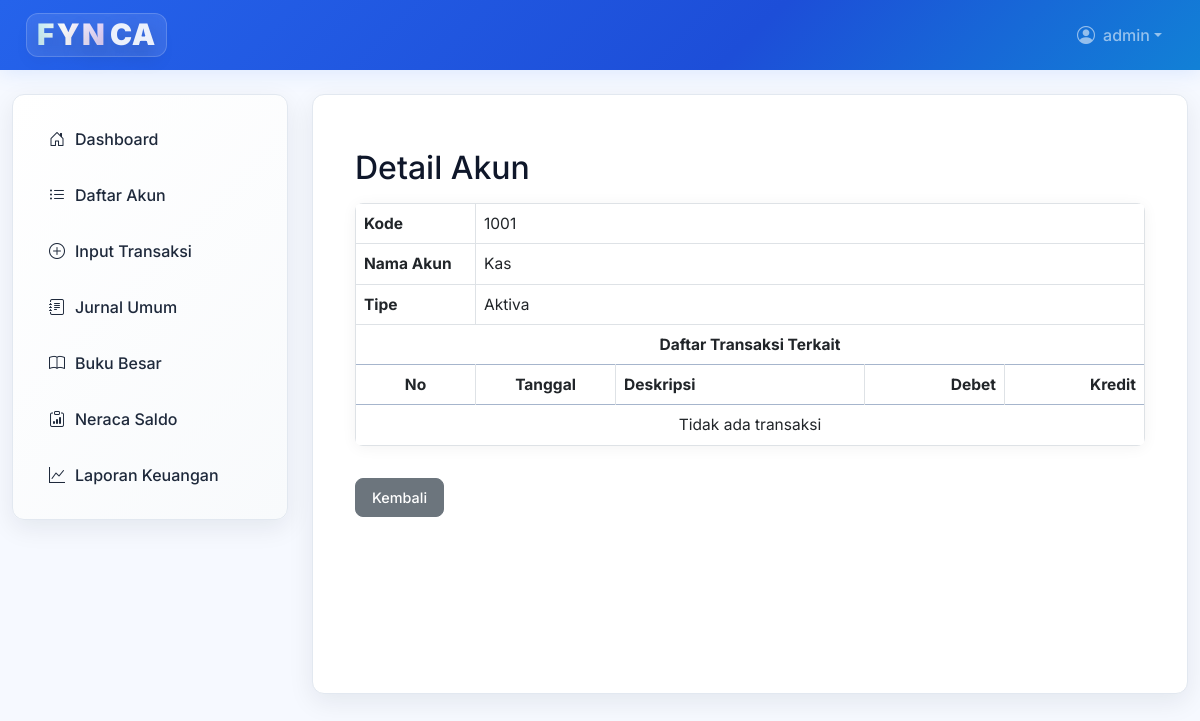
The app's page /akun/detail/1/ (signed in) with its own data.
### keuangan/models.py (models this page shows, shortened)
class Akun(models.Model):
    user = models.ForeignKey('auth.User', on_delete=models.CASCADE)
    nama = models.CharField(max_length=100)
    kode = models.CharField(max_length=10)
    tipe = models.CharField(max_length=20)  # Aktiva, Pasiva, Modal, dll
    class Meta:
        unique_together = ('user', 'kode')

### keuangan/views.py (the view)
# urls.py: path('akun/detail/<int:id>/', views.detail_akun, name='detail_akun'),
@login_required
def detail_akun(request, id):
    akun = get_object_or_404(Akun, id=id, user=request.user)
    jurnal_list = Jurnal.objects.filter(akun=akun).select_related('transaksi').order_by('-transaksi__tanggal')
    context = {
        'akun': akun,
        'jurnal_list': jurnal_list,
    }
    return render(request, 'detail_akun.html', context)

### keuangan/context_processors.py (called while the page is built)
def user_profile_context(request):
    if request.user.is_authenticated:
        try:
            user_profile = request.user.userprofile
        except UserProfile.DoesNotExist:
            user_profile = None
        return {'user_profile': user_profile}
    return {}

### templates/detail_akun.html (shortened to what this page needs)
{% extends 'base.html' %}
{% block content %}
<div class="container mt-4">
    <h2 class="mb-3">Detail Akun</h2>
    <table class="table table-bordered" style="max-width:900px;font-size:0.97rem;">
        <tr>
            <th class="text-start" style="width: 120px;">Kode</th>
            <td class="text-start" colspan="4">{{ akun.kode }}</td>
        </tr>
        <tr>
            <th class="text-start">Nama Akun</th>
            <td class="text-start" colspan="4">{{ akun.nama }}</td>
        </tr>
        <tr>
            <th class="text-start">Tipe</th>
            <td class="text-start" colspan="4">{{ akun.tipe }}</td>
        </tr>
        <tr class="table-primary">
            <th colspan="5" class="text-center">Daftar Transaksi Terkait</th>
        </tr>
        <tr class="table-primary">
            <th style="width:50px;" class="text-center">No</th>
            <th style="width:140px;" class="text-center">Tanggal</th>
            <th>Deskripsi</th>
            <th style="width:140px;" class="text-end">Debet</th>
            <th style="width:140px;" class="text-end">Kredit</th>
        </tr>
        {% for j in jurnal_list %}
        <tr>
            <td class="text-center">{{ forloop.counter }}</td>
            <td class="text-center">{{ j.transaksi.tanggal }}</td>
            <td>{{ j.transaksi.deskripsi }}</td>
            <td class="text-end">{{ j.debit|floatformat:0 }}</td>
            <td class="text-end">{{ j.kredit|floatformat:0 }}</td>
        </tr>
        {% empty %}
        <tr>
            <td colspan="5" class="text-center">Tidak ada transaksi</td>
        </tr>
        {% endfor %}
    </table>
    <a href="{% url 'daftar_akun' %}" class="btn btn-secondary mt-3">Kembali</a>
</div>
{% endblock %}

### templates/base.html (shortened to what this page needs)
<!DOCTYPE html>
<html lang="id">
<head>
    <link href="https://cdn.jsdelivr.net/npm/bootstrap@5.3.2/dist/css/bootstrap.min.css" rel="stylesheet">
    <link href="https://cdn.jsdelivr.net/npm/bootstrap-icons@1.11.0/font/bootstrap-icons.css" rel="stylesheet">
</head>
<body>
    <nav class="navbar navbar-expand-lg navbar-dark">
        <div class="container-fluid">
            <a class="navbar-brand" href="/">
                <span class="app-brand" aria-label="FYNCA">
                    <span class="app-brand__core">FYN</span>
                    <span class="app-brand__suffix">CA</span>
                </span>
            </a>
            {% if user.is_authenticated %}
            <div class="navbar-nav ms-auto">
                <div class="nav-item dropdown">
                    <a class="nav-link dropdown-toggle d-flex align-items-center" href="#" role="button" data-bs-toggle="dropdown" aria-expanded="false">
                        {% if user_profile and user_profile.profile_picture %}
                            <img src="{{ user_profile.profile_picture.url }}" alt="Foto Profil" class="rounded-circle me-2" style="width:32px; height:32px; object-fit:cover; border:1.5px solid #e2e8f0;">
                        {% else %}
                            <i class="bi bi-person-circle me-2"></i>
                        {% endif %}
                        <span class="d-none d-sm-inline">{{ user.username }}</span>
                    </a>
                </div>
            </div>
            {% endif %}
        </div>
    </nav>
    <div class="container-fluid py-4">
        <div class="row">
            {% if user.is_authenticated %}
            <div class="col-lg-3 col-md-4 mb-4">
                <div class="sidebar p-3">
                    <nav class="nav flex-column">
                        <a class="nav-link" href="/">
                            <i class="bi bi-house-door"></i>
                            Dashboard
                        </a>
                        <a class="nav-link" href="/akun/">
                            <i class="bi bi-list-ul"></i>
                            Daftar Akun
                        </a>
                        <a class="nav-link" href="/input/">
                            <i class="bi bi-plus-circle"></i>
                            Input Transaksi
                        </a>
                        <a class="nav-link" href="/jurnal/">
                            <i class="bi bi-journal-text"></i>
                            Jurnal Umum
                        </a>
                        <a class="nav-link" href="/buku-besar/">
                            <i class="bi bi-book"></i>
                            Buku Besar
                        </a>
                        <a class="nav-link" href="/neraca-saldo/">
                            <i class="bi bi-clipboard-data"></i>
                            Neraca Saldo
                        </a>
                        <a class="nav-link" href="/laporan-keuangan/">
                            <i class="bi bi-graph-up"></i>
                            Laporan Keuangan
                        </a>
                    </nav>
                </div>
            </div>
            {% endif %}
            <div class="{% if user.is_authenticated %}col-lg-9 col-md-8{% else %}col-12{% endif %}">
                <div class="main-content">
                    {% block content %}{% endblock %}
                </div>
            </div>
        </div>
    </div>
</body>
</html>

### records on screen
Akun: kode "1001", nama "Kas", tipe "Aktiva"

### other values on screen
{{ user.username }} "admin"
